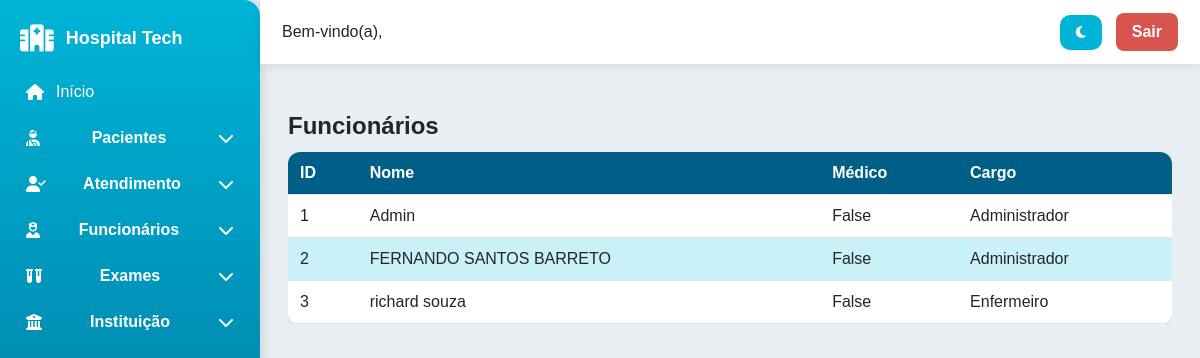
/sistema/consultar-funcionario/ (signed in), run on the app's committed database.
### hospitalCC/models.py (models this page shows, shortened)
class Funcionario(models.Model):
    id_func = models.AutoField(primary_key=True)
    nome = models.CharField(max_length=100)
    login = models.CharField(max_length=50, unique=True)
    is_medico = models.BooleanField(default=False)
    senha = models.CharField(max_length=128)
    cargo = models.ForeignKey(Cargo, on_delete=models.PROTECT)

class Cargo(models.Model):
    id_cargo = models.AutoField(primary_key=True)
    nome = models.CharField(max_length=50, unique=True)

### hospitalCC/views.py (the view)
    def wrapper(request, *args, **kwargs):
        if not request.session.get("usuario_id"):
            return redirect("login")
        return view_func(request, *args, **kwargs)

### hospitalCC/views.py (called while the page is built)
def require_login(view_func):
    def wrapper(request, *args, **kwargs):
        if not request.session.get("usuario_id"):
            return redirect("login")
        return view_func(request, *args, **kwargs)
    return wrapper

@require_login
def consultar_funcionario(request):
    dados = Funcionario.objects.select_related('cargo').all()
    return render(request, 'consultar/funcionario.html', {'dados': dados})

### hospitalCC/TEMPLATES/consultar/funcionario.html (shortened to what this page needs)
{% extends 'baseFuncionario.html' %}
{% block content %}
<h2>Funcionários</h2>
<div class="table-container">
<table>
<thead><tr><th>ID</th><th>Nome</th><th>Médico</th><th>Cargo</th></tr></thead>
<tbody>
{% for item in dados %}
<tr>
<td>{{ item.id_func }}</td>
<td>{{ item.nome }}</td>
<td>{{ item.is_medico }}</td>
<td>{{ item.cargo.nome }}</td>
</tr>
{% empty %}
<tr><td colspan="4">Nenhum funcionário encontrado.</td></tr>
{% endfor %}
</tbody>
</table>
</div>
{% endblock %}

### hospitalCC/TEMPLATES/baseFuncionario.html (shortened to what this page needs)
{% load static %}
<!DOCTYPE html>
<html lang="pt-br">
<head>
    <link rel="stylesheet" href="https://cdnjs.cloudflare.com/ajax/libs/font-awesome/6.5.0/css/all.min.css">
    <link rel="stylesheet" href="{% static 'css/style.css' %}">
</head>
<body>
    <aside class="sidebar">
        <div class="sidebar-header">
            <i class="fa-solid fa-hospital fa-xl"></i>
            <span>Hospital Tech</span>
        </div>
        <ul class="menu">
            <li class="menu-item">
                <a href="{% url 'home' %}">
                    <i class="fa-solid fa-house"></i>
                    Início
                </a>
            </li>
            <li class="menu-item has-submenu">
                <div class="submenu-title">
                    <i class="fa-solid fa-user-injured"></i>
                    Pacientes
                    <i class="fa-solid fa-chevron-down arrow"></i>
                </div>
            </li>
            <li class="menu-item has-submenu">
                <div class="submenu-title">
                    <i class="fa-solid fa-user-check"></i>
                    Atendimento
                    <i class="fa-solid fa-chevron-down arrow"></i>
                </div>
            </li>
            <li class="menu-item has-submenu">
                <div class="submenu-title">
                    <i class="fa-solid fa-user-nurse"></i>
                    Funcionários
                    <i class="fa-solid fa-chevron-down arrow"></i>
                </div>
            </li>
            <li class="menu-item has-submenu">
                <div class="submenu-title">
                    <i class="fa-solid fa-vials"></i>
                    Exames
                    <i class="fa-solid fa-chevron-down arrow"></i>
                </div>
            </li>
            <li class="menu-item has-submenu">
                <div class="submenu-title">
                    <i class="fa-solid fa-building-columns"></i>
                    Instituição
                    <i class="fa-solid fa-chevron-down arrow"></i>
                </div>
            </li>
        </ul>
    </aside>
    <header class="topbar">
        <span>Bem-vindo(a), {{ request.session.usuario_nome }}</span>
        <div style="display: flex; gap: 14px; align-items: center;">
            <button id="themeToggle">
                <i class="fa-solid fa-moon"></i>
            </button>
            <a href="{% url 'logout' %}"
               style="padding:10px 16px; background:#d9534f; color:white;
                      border-radius:8px; text-decoration:none; font-weight:600;">
                Sair
            </a>
        </div>
    </header>
    <main class="content">
        {% block content %}
        {% endblock %}
    </main>
</body>
</html>

### hospitalCC/static/css/style.css (style rules this page uses)
:root { --bg: #ffffff; --bg-secondary: #f5f5f5; --text: #222; --border: #ddd; --primary: #0066ff; }
body { background: var(--bg); color: var(--text); transition: background 0.25s ease, color 0.25s ease; }
.card, .sidebar, .topbar, table, input, select, textarea { transition: background 0.25s ease, color 0.25s ease, border 0.25s ease; }
:root { --primary: #00B4D8; --primary-dark: #005F87; --accent: #CAF0F8; --bg: #E9EEF2; --bg-card: #FFFFFF; --text: #252525; --text-light: #6A6A6A; --border: #DDE5EA; --shadow: rgba(0,0,0,0.08); --shadow-strong: rgba(0,0,0,0.12); --radius: 10px; --radius-lg: 14px; --transition: 0.22s ease; }
* { box-sizing:border-box; margin:0; padding:0; font-family:'Poppins',Arial,sans-serif; }
html,body { width:100%; height:100%; background:var(--bg); color:var(--text); transition:var(--transition); }
body { display:flex; overflow-x:hidden; }
.sidebar { width:260px; background:linear-gradient(180deg,var(--primary),var(--primary-dark)); height:100vh; position:fixed; padding:22px 16px; color:#fff; box-shadow:2px 0 12px var(--shadow-strong); border-radius:0 16px 16px 0; overflow-y:auto; transition:var(--transition); }
.sidebar-header { display:flex; align-items:center; gap:12px; font-weight:700; font-size:18px; padding:6px 4px; margin-bottom:18px; }
.menu { list-style:none; }
.menu-item { margin-bottom:8px; }
.menu-item > a { display:flex; align-items:center; gap:12px; padding:10px; border-radius:8px; color:#fff; text-decoration:none; transition:var(--transition); }
.submenu-title { display:flex; align-items:center; justify-content:space-between; gap:8px; padding:10px; border-radius:8px; cursor:pointer; color:#fff; font-weight:600; }
.topbar { position:fixed; left:260px; right:0; height:64px; background:var(--bg-card); display:flex; align-items:center; justify-content:space-between; padding:0 22px; box-shadow:0 2px 10px var(--shadow); z-index:20; transition:var(--transition); }
.content { margin-left:260px; margin-top:84px; padding:28px; width:calc(100% - 260px); transition:var(--transition); }
.table-container { overflow-x:auto; margin-top:12px; }
table { width:100%; border-collapse:collapse; background:var(--bg-card); border-radius:12px; overflow:hidden; box-shadow:0 2px 10px var(--shadow); }
thead { background:var(--primary-dark); color:#fff; }
th,td { padding:12px; border-bottom:1px solid var(--border); text-align:left; }
tbody tr:nth-child(even) { background:var(--accent); }
button,.btn { background:var(--primary); color:#fff; border:none; padding:10px 16px; border-radius:10px; cursor:pointer; font-weight:700; transition:var(--transition); }
tbody tr { background: var(--bg-card) !important; color: var(--text) !important; }
tbody tr:nth-child(even) { background: var(--accent) !important; }

### data on the page
Funcionario: id_func "1", nome "Admin", is_medico "False", cargo.nome "Administrador"
Funcionario: id_func "2", nome "FERNANDO SANTOS BARRETO", is_medico "False", cargo.nome "Administrador"
Funcionario: id_func "3", nome "richard souza", is_medico "False", cargo.nome "Enfermeiro"
